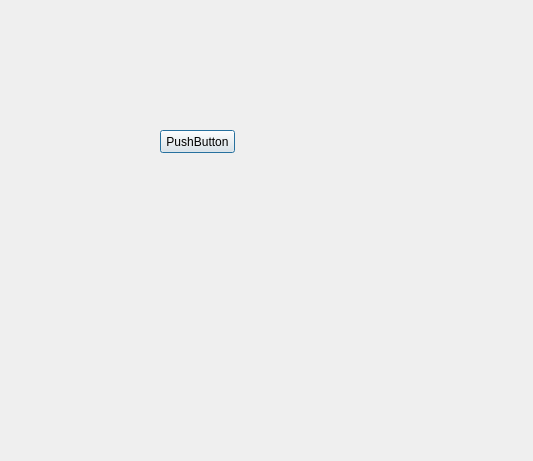
<?xml version="1.0" encoding="UTF-8"?>
<ui version="4.0">
 <class>Dialog</class>
 <widget class="QDialog" name="Dialog">
  <property name="geometry">
   <rect>
    <x>0</x>
    <y>0</y>
    <width>533</width>
    <height>461</height>
   </rect>
  </property>
  <property name="windowTitle">
   <string>Dialog</string>
  </property>
  <widget class="QPushButton" name="pushButton">
   <property name="geometry">
    <rect>
     <x>160</x>
     <y>130</y>
     <width>75</width>
     <height>23</height>
    </rect>
   </property>
   <property name="text">
    <string>PushButton</string>
   </property>
  </widget>
 </widget>
 <resources/>
 <connections/>
</ui>
